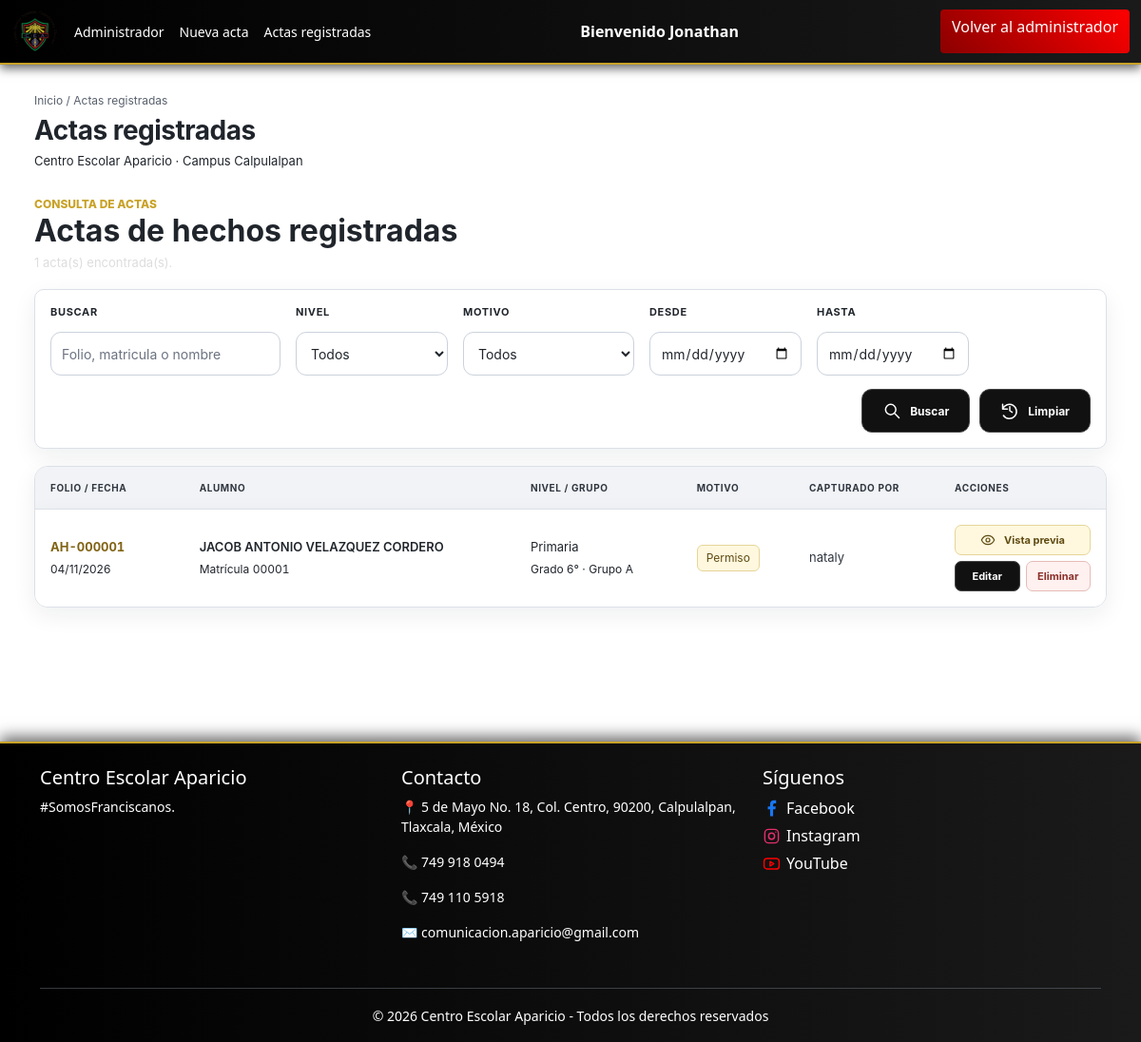
/admon/acta_hechos/public/listado.php (signed in), run on the app's committed database.
### tables this page shows
CREATE TABLE `actas_hechos` (
  `id_acta` int(11) NOT NULL,
  `folio` varchar(30) NOT NULL,
  `matricula` varchar(60) NOT NULL,
  `nombre_alumno` varchar(255) NOT NULL,
  `fecha_emision` date NOT NULL,
  `hora_evento` varchar(5) DEFAULT NULL COMMENT 'HH:MM',
  `suscriptor` varchar(255) DEFAULT NULL COMMENT 'Nombre de quien suscribe',
  `nivel` varchar(80) DEFAULT NULL,
  `grado` varchar(40) DEFAULT NULL,
  `grupo` varchar(40) DEFAULT NULL,
  `motivo` varchar(60) NOT NULL,
  `hechos` text NOT NULL,
  `acciones` text DEFAULT NULL,
  `hora_conclusion` varchar(5) DEFAULT NULL COMMENT 'HH:MM',
  `creado_en` timestamp NOT NULL DEFAULT current_timestamp(),
  `capturado_por` varchar(60) DEFAULT NULL,
  `actualizado_en` timestamp NOT NULL DEFAULT current_timestamp() ON UPDATE current_timestamp()
);

### admon/acta_hechos/public/listado.php (called while the page is built, shortened)
<?php
require dirname(__DIR__) . '/app/pages/listado.php';

### admon/acta_hechos/app/actas/consultas.php (called while the page is built, shortened)
<?php
function pims_where_actas(array $filtros): array
{
    $condiciones = [];
    $parametros = [];
    return [$condiciones === [] ? '' : ' WHERE ' . implode(' AND ', $condiciones), $parametros];
}
function pims_consultar_actas(array $filtros, int $pagina = 1): array
{
    $pdo = pims_db();
    [$where, $parametros] = pims_where_actas($filtros);
    $contar = $pdo->prepare('SELECT COUNT(*) FROM actas_hechos' . $where);
    $contar->execute($parametros);
    $total = (int) $contar->fetchColumn();
    $paginas = max(1, (int) ceil($total / PIMS_FILAS_POR_PAGINA));
    $pagina = min(max(1, $pagina), $paginas);
    $desplazamiento = ($pagina - 1) * PIMS_FILAS_POR_PAGINA;
    $buscar = $pdo->prepare(
        'SELECT id_acta, folio, matricula, nombre_alumno, fecha_emision,
                hora_evento, suscriptor, nivel, grado, grupo, motivo,
                hora_conclusion, capturado_por, creado_en
         FROM actas_hechos'
        . $where
        . ' ORDER BY fecha_emision DESC, id_acta DESC
           LIMIT ' . PIMS_FILAS_POR_PAGINA . ' OFFSET ' . $desplazamiento
    );
    $buscar->execute($parametros);
    return [
        'total' => $total,
        'pagina' => $pagina,
        'paginas' => $paginas,
        'filas' => $buscar->fetchAll(),
    ];
}

### admon/acta_hechos/config/institucion.php (called while the page is built, shortened)
<?php
function e(string $valor): string
{
    return htmlspecialchars($valor, ENT_QUOTES, 'UTF-8');
}

### admon/acta_hechos/app/actas/datos.php (called while the page is built, shortened)
<?php
function pims_motivos(): array
{
    return [
        'expulsion' => 'Expulsión',
        'suspension' => 'Suspensión',
        'salida' => 'Salida extraordinaria',
        'permiso' => 'Permiso',
    ];
}
function pims_motivo_texto(string $valor): string
{
    return pims_motivos()[$valor] ?? $valor;
}

### admon/acta_hechos/app/security/permisos.php (called while the page is built, shortened)
<?php
function pims_permisos_por_rol(): array
{
    return [
        'acta.registrar' => ['director'],
        'acta.ver_documento' => ['capturista', 'prefecto', 'director'],
        'acta.consultar' => ['capturista', 'prefecto', 'director'],
        'acta.editar' => ['director'],
        'acta.eliminar' => ['director'],
        'inscripcion.crear' => ['director'],
        'inscripcion.editar' => ['director'],
        'inscripcion.eliminar' => ['director'],
        'avisos.publicar' => ['prefecto', 'director'],
        'bloqueo.manejar' => ['prefecto', 'director'],
        'usuarios.manejar' => ['director'],
    ];
}
function pims_rol_actual(): string
{
    if (session_status() === PHP_SESSION_ACTIVE) {
        $rol = $_SESSION['pims_rol'] ?? '';
        if (is_string($rol) && in_array($rol, PIMS_ROLES, true)) {
            return $rol;
        }
    }
    return '';
}
function pims_puede(string $permiso): bool
{
    $roles = pims_permisos_por_rol()[$permiso] ?? [];
    return !empty($_SESSION['admin']) && in_array(pims_rol_actual(), $roles, true);
}

### admon/acta_hechos/app/pages/listado.php (the view, shortened to what this page needs)
<?php
require_once __DIR__ . '/layout.php';
$filtros = pims_limpiar_filtros($_GET);
$pagina = isset($_GET['pagina']) ? (int) $_GET['pagina'] : 1;
$resultado = pims_consultar_actas($filtros, $pagina);
?>
        <span class="save-status">
            Consulta de actas
        </span>
        <h1>
            Actas de hechos registradas
        </h1>
        <p class="login-subtitle">
            <?= $resultado['total'] ?> acta(s) encontrada(s).
        </p>
        <form
            method="get"
            action="listado.php"
            class="filters-form"
        >
            <div class="field-group">
                <label for="q">
                    Buscar
                </label>
                <input
                    type="search"
                    id="q"
                    name="q"
                    value="<?= e($filtros['q']) ?>"
                    placeholder="Folio, matricula o nombre"
                    autocomplete="off"
                >
            </div>
            <div class="field-group">
                <label for="nivel">
                    Nivel
                </label>
                <select id="nivel" name="nivel">
                    <option value="">Todos</option>
                </select>
            </div>
            <div class="field-group">
                <label for="motivo">
                    Motivo
                </label>
                <select id="motivo" name="motivo">
                    <option value="">Todos</option>
                </select>
            </div>
            <div class="field-group">
                <label for="desde">
                    Desde
                </label>
                <input
                    type="date"
                    id="desde"
                    name="desde"
                    value="<?= e($filtros['desde']) ?>"
                >
            </div>
            <div class="field-group">
                <label for="hasta">
                    Hasta
                </label>
                <input
                    type="date"
                    id="hasta"
                    name="hasta"
                    value="<?= e($filtros['hasta']) ?>"
                >
            </div>
            <div class="filters-actions">
                <button
                    class="btn btn-secondary"
                    type="submit"
                >
                    <?= pims_icono('buscar') ?> Buscar
                </button>
                <a
                    class="btn btn-secondary"
                    href="listado.php"
                >
                    <?= pims_icono('limpiar') ?> Limpiar
                </a>
            </div>
        </form>
        <div class="table-scroll actas-table-container" role="region" aria-label="Actas registradas" tabindex="0">
            <table class="users-table actas-table">
                <thead>
                    <tr>
                        <th scope="col">Folio / Fecha</th>
                        <th scope="col">Alumno</th>
                        <th scope="col">Nivel / Grupo</th>
                        <th scope="col">Motivo</th>
                        <th scope="col">Capturado por</th>
                        <th scope="col">Acciones</th>
                    </tr>
                </thead>
                <tbody>
                    <?php foreach ($resultado['filas'] as $fila): ?>
                        <tr>
                            <td class="actas-record" data-label="Folio / Fecha">
                                <strong class="actas-folio"><?= e($fila['folio']) ?></strong>
                                <time class="actas-secondary" datetime="<?= e($fila['fecha_emision']) ?>"><?= e(date('d/m/Y', strtotime($fila['fecha_emision']))) ?></time>
                            </td>
                            <td class="actas-student" data-label="Alumno">
                                <strong class="actas-student-name"><?= e($fila['nombre_alumno']) ?></strong>
                                <span class="actas-secondary">Matrícula <span class="actas-enrollment"><?= e($fila['matricula']) ?></span></span>
                            </td>
                            <td data-label="Nivel / Grupo">
                                <span class="actas-level"><?= e($fila['nivel'] ?? '—') ?></span>
                                <span class="actas-secondary">Grado <?= e($fila['grado'] ?? '—') ?> · Grupo <?= e($fila['grupo'] ?? '—') ?></span>
                            </td>
                            <td data-label="Motivo"><span class="actas-reason"><?= e(pims_motivo_texto($fila['motivo'])) ?></span></td>
                            <td class="actas-author" data-label="Capturado por"><?= e($fila['capturado_por'] ?? '—') ?></td>
                            <td class="actas-action-cell" data-label="Acciones">
                                <div class="actas-actions">
                                    <form class="preview-acta-form">
                                        <button class="btn btn-secondary btn-mini actas-preview" type="submit" data-preview-id="<?= (int) $fila['id_acta'] ?>" aria-label="Vista previa del acta <?= e($fila['folio']) ?>">
                                            <?= pims_icono('vista') ?> Vista previa
                                        </button>
                                    </form>
                                    <?php if (pims_puede('acta.editar')): ?>
                                        <a class="btn btn-secondary btn-mini" href="editar_acta.php?id=<?= (int) $fila['id_acta'] ?>" aria-label="Editar acta <?= e($fila['folio']) ?>">Editar</a>
                                    <?php endif; ?>
                                    <?php if (pims_puede('acta.eliminar')): ?>
                                        <form method="post" action="eliminar_acta.php" class="inline-delete-form">
                                            <button class="btn btn-danger btn-mini actas-delete" type="submit" data-delete-confirm aria-label="Eliminar acta <?= e($fila['folio']) ?>">Eliminar</button>
                                        </form>
                                    <?php endif; ?>
                                </div>
                            </td>
                        </tr>
                    <?php endforeach; ?>
                </tbody>
            </table>
        </div>

### admon/acta_hechos/app/ui/iconos.php (shortened to what this page needs)
<?php
function pims_icono(string $nombre): string
{
    static $iconos = [
        'asistencia' => '<circle cx="12" cy="12" r="9"/><path d="M12 7v5l3 2M7 17l1.5 1.5L12 15"/>',
        'reporte' => '<path d="M6 3h9l4 4v14H6zM14 3v5h5M9 17v-3M12 17v-5M15 17v-7"/>',
        'alumnos' => '<path d="m3 7 9-4 9 4-9 4zM6 9v5c4 3 8 3 12 0V9M21 7v7M7 21c0-3 2-5 5-5s5 2 5 5"/>',
        'incidencias' => '<path d="M12 3 2.5 20h19zM12 9v5M12 17h.01"/>',
        'acta' => '<path d="M14 3H5v18h14v-9M8 8h3M8 12h2M8 16h4m1-5 6-6 2 2-6 6-3 1z"/>',
        'listado' => '<rect x="4" y="3" width="16" height="18" rx="3"/><path d="M8 8h.01M11 8h5M8 12h.01M11 12h5M8 16h.01M11 16h5"/>',
        'cuentas' => '<circle cx="9" cy="8" r="3"/><path d="M3 20v-2a6 6 0 0 1 9-5m5-3 4 2v4c0 3-4 5-4 5s-4-2-4-5v-4z"/>',
        'documento' => '<path d="M14 3H5v18h14V8zM14 3v5h5M8 12h8M8 16h5"/>',
        'bloquear' => '<rect x="5" y="10" width="14" height="11" rx="3"/><path d="M8 10V7a4 4 0 0 1 8 0v3M12 14v3"/>',
        'desbloquear' => '<rect x="5" y="10" width="14" height="11" rx="3"/><path d="M8 10V7a4 4 0 0 1 7.5-2M12 14v3"/>',
        'salir' => '<path d="M10 4H5v16h5M10 12h11m-4-4 4 4-4 4"/>',
        'entrar' => '<path d="M14 4h5v16h-5M3 12h12m-4-4 4 4-4 4"/>',
        'guardar' => '<path d="M19 21H5a2 2 0 0 1-2-2V5a2 2 0 0 1 2-2h12l4 4v12a2 2 0 0 1-2 2M7 3v6h9V3M7 21v-7h10v7"/>',
        'vista' => '<path d="M2 12s3-7 10-7 10 7 10 7-3 7-10 7S2 12 2 12"/><circle cx="12" cy="12" r="3"/>',
        'imprimir' => '<path d="M7 8V3h10v5M7 17H4V9h16v8h-3M7 14h10v7H7zM17 11h.01"/>',
        'limpiar' => '<path d="M3 10a9 9 0 1 1 1 8M3 4v6h6M12 7v5l3 2"/>',
        'volver' => '<path d="m11 5-7 7 7 7M4 12h16"/>',
        'siguiente' => '<path d="m13 5 7 7-7 7M20 12H4"/>',
        'buscar' => '<circle cx="10.5" cy="10.5" r="6.5"/><path d="m16 16 5 5"/>',
        'usuario-mas' => '<circle cx="9" cy="8" r="3"/><path d="M3 21v-2a6 6 0 0 1 12 0v2M19 8v6M16 11h6"/>',
        'usuario-menos' => '<circle cx="9" cy="8" r="3"/><path d="M3 21v-2a6 6 0 0 1 12 0v2M16 11h6"/>',
        'clave' => '<circle cx="8" cy="15" r="5"/><path d="m11.5 11.5 9-9M17 6l3 3M14 9l3 3"/>',
        'instagram' => '<rect x="3" y="3" width="18" height="18" rx="5"/><circle cx="12" cy="12" r="4"/><path d="M17.5 6.5h.01"/>',
        'facebook' => '<path d="M14 22v-9h3l.5-4H14V7c0-1 .5-2 2-2h2V1h-3c-3 0-5 2-5 5v3H7v4h3v9z" fill="currentColor" stroke="none"/>',
        'youtube' => '<rect x="2" y="5" width="20" height="14" rx="4"/><path d="m10 9 5 3-5 3z"/>',
    ];
    return '<svg class="ui-icon" viewBox="0 0 24 24" width="24" height="24" fill="none" stroke="currentColor" stroke-width="1.8" stroke-linecap="round" stroke-linejoin="round" aria-hidden="true" focusable="false">'
        . $iconos[$nombre] . '</svg>';
}

### data on the page
actas_hechos: folio "AH-000001", fecha_emision "04/11/2026", nombre_alumno "JACOB ANTONIO VELAZQUEZ CORDERO", matricula "00001", nivel "Primaria", grado "6°", grupo "A", motivo "Permiso", capturado_por "nataly"

### other printed values
$_SESSION['admin'] "Jonathan"
$titulo "Actas registradas"
$institucion['campus'] "Campus Calpulalpan"
$resultado['total'] "1"
$institucion['nombre'] "Centro Escolar Aparicio"
$institucion['lema_corto'] "#SomosFranciscanos."
pims_direccion_linea() "5 de Mayo No. 18, Col. Centro, 90200, Calpulalpan, Tlaxcala, México"
$telefono "749 918 0494"
$telefono "749 110 5918"
$contacto['correo'] "comunicacion.aparicio@gmail.com"
$nombreRed "Facebook"
$nombreRed "Instagram"
$nombreRed "YouTube"
$institucion['copyright'] "© 2026 Centro Escolar Aparicio"
